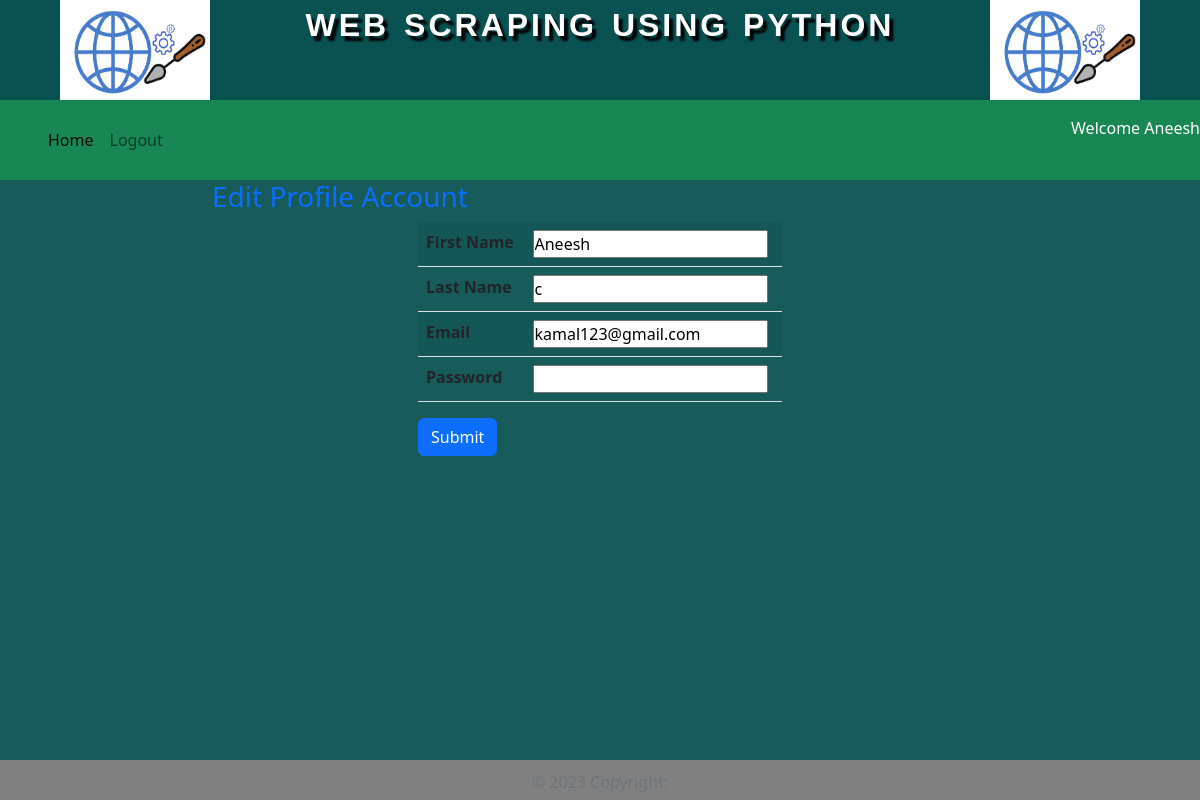
The page /updateureg/ (signed in) on the database its author committed.
### app/models.py (models this page shows)
class ureg(models.Model):
    firstname=models.CharField(max_length=200)
    lastname=models.CharField(max_length=200)
    email=models.CharField(max_length=200, unique=True)
    password=models.CharField(max_length=200)
    place=models.CharField(max_length=200)
    gender=models.CharField(max_length=200)
    mp=models.CharField(max_length=200)
    ward=models.CharField(max_length=200)
    status = models.BooleanField(default=False)

### app/views.py (the view, shortened to what this page needs)
# urls.py: path('updateureg/', views.update_ureg, name='updateureg'),
def update_ureg(request):
    customer_id = int(request.session['member_id'])
    try:
        customer_shelf = ureg.objects.get(id=customer_id)
    except ureg.DoesNotExist:
        return redirect('customer_all')
    customer_form = UregCreate(request.POST or None, instance=customer_shelf)
    return render(request, 'newcustomer.html', {'upload_form': customer_form, 'formname': ' Edit Profile'})

### app/form.py
class UregCreate(forms.ModelForm):
    password = forms.CharField(widget=forms.PasswordInput)
    class Meta:
        model = ureg
        fields = ['firstname','lastname', 'email', 'password']
        labels = {'firstname': 'First Name','lastname':'Last Name', 'email': 'Email','password': 'Password'}

### app/templates/newcustomer.html (shortened to what this page needs)
{% extends 'councillor.html' %}
{% block content %}
<div class="col-lg-12">
    <h3 class="page-header text-primary">{{formname}} Account</h3>
</div>
  <div class="container">
  <div class="row">
    <div class="col-md-3">
    </div>
    <div class="col-md-6">
      <form method="post" enctype="multipart/form-data">
      <table class="table table-striped">
  <tbody>
      {% for field in upload_form %}
    <tr>
      <th scope="row">{{field.label}}</th>
      <td>  {{field}}</td>
    </tr>
      {% endfor %}
  </tbody>
      </table>
  <button type="submit" class="btn btn-primary">Submit</button>
</form>
    </div>
    <div class="col-md-3">
    </div>
  </div>
</div>
{% endblock %}

### app/templates/councillor.html (shortened to what this page needs)
{% load static %}
<!DOCTYPE html>
<html lang="en">
<head>
<link href="https://cdn.jsdelivr.net/npm/bootstrap@5.2.0-beta1/dist/css/bootstrap.min.css" rel="stylesheet">
<link rel="stylesheet" href="{% static 'index.css' %}">
<link href="https://unpkg.com/aos@2.3.1/dist/aos.css" rel="stylesheet">
</head>
<body class="backgnd" style="background-color:#0a5252f1" >
    <div id="index-page1">
     <div id="top-header"class="container-fluid">
<div id="logo"><img src="{% static 'scrapping.png' %}" style="width:150px;height:100px;"> </div>
     <div id="title"data-aos="fade-zoom-in" data-aos-easing="ease-out-cubic"
     data-aos-duration="2000"
     data-aos-anchor-placement="center-bottom">
      <h1 class="heading1">WEB SCRAPING USING PYTHON</h1>
     </div>
     <div id="logo" ><img src="{% static 'scrapping.png' %}" style="width:150px;height:100px;"> </div>
    </div>
     <div id="nav-header"data-aos="fade-left" data-aos-easing="ease-out-cubic"
     data-aos-duration="1000"
     data-aos-anchor-placement="center-bottom">
      <nav class="navbar navbar-expand-lg " id="index-header" style="background-color:#198754;">
        <div class="container-fluid">
          <div class="collapse navbar-collapse" id="navbarScroll" >
            <nav class="navbar navbar-expand-lg " style="background-color:#198754;">
  <div class="container-fluid">
    <div class="collapse navbar-collapse" id="navbarText">
      <ul class="navbar-nav me-auto mb-2 mb-lg-0">
        <li class="nav-item">
          <a class="nav-link active" aria-current="page" href="#">Home</a>
        </li>
           <li class="nav-item justify-content-end">
               {% block nav-logout %}<a class="nav-link" href="{% url 'logout' %}">Logout</a>{% endblock %}
        </li>
      </ul>
    </div>
  </div>
</nav>
          </div>
        </div>
          <span class="navbar-text text-white" >
        Welcome&nbsp;{% if 'member_type' in request.session %}{{request.session.name }}  {% endif %}&nbsp;
           </span>
      </nav>
     </div>
      <div class="container-fluid">
       <div class="row" data-aos="flip-right" data-aos-easing="ease-out-cubic"
       data-aos-duration="1000">
       <div class="col-md-2">
       </div>
       <div class="col-md-8">
 {% block content %}
       {% endblock %}
       </div>
 </div>
 </div>
  <footer class="footer" id="footer">
      <div class="container">
<center> <span class="text-muted" style="margin:auto">  © 2023 Copyright: <a class="text-white" href="#"></a></span>
</center>
      </div>
    </footer>
</body>
</html>

### app/templates/councillor.html (style rules this page uses)
* { margin:0; padding: 0; box-sizing: border-box; }
body { background-color: rgb(17, 134, 155); }
#top-header { display: flex; justify-content: space-around; background-color: rgb(10, 82, 82); }
#top-header .heading1 { color:white; font-size: 2em; font-family: sans-serif; font-weight: 800; text-align: center; text-shadow: 4px 5px 2.2px black; letter-spacing: 3px; word-spacing: 3px; padding-top: 6px; }
#index-header { background-color: rgb(1, 102, 116); }
ul ,li { list-style: none; }
#footer { position: fixed; padding: 10px 10px 0px 10px; bottom: 0; width: 100%; height: 40px; background: grey; }
.nav-item { color:blue; }

### rows shown on the page
ureg: session.name "Aneesh", upload_form "Aneesh" "c" "kamal123@gmail.com"

### other values the page prints
{{ field.label }} "First Name" "Last Name" "Email" "Password"
